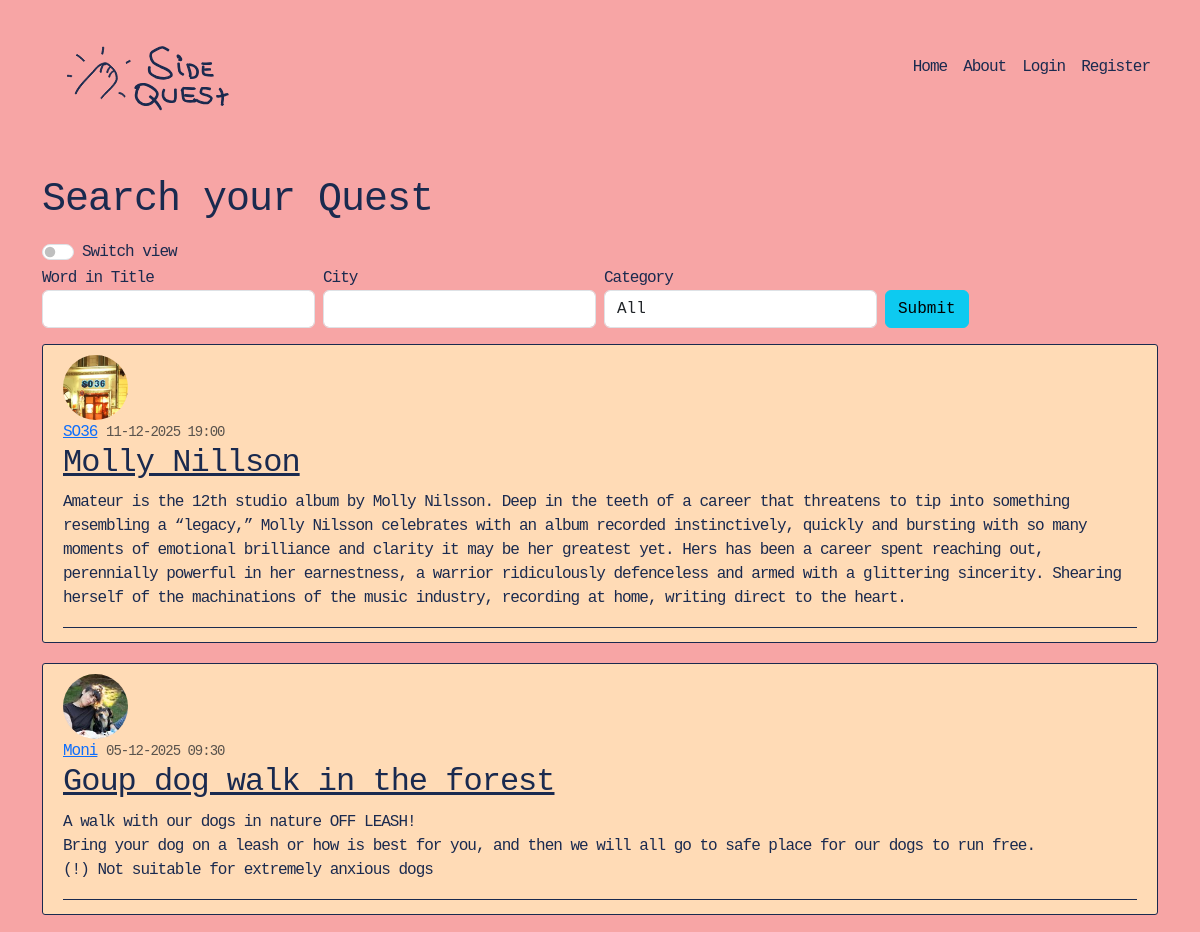
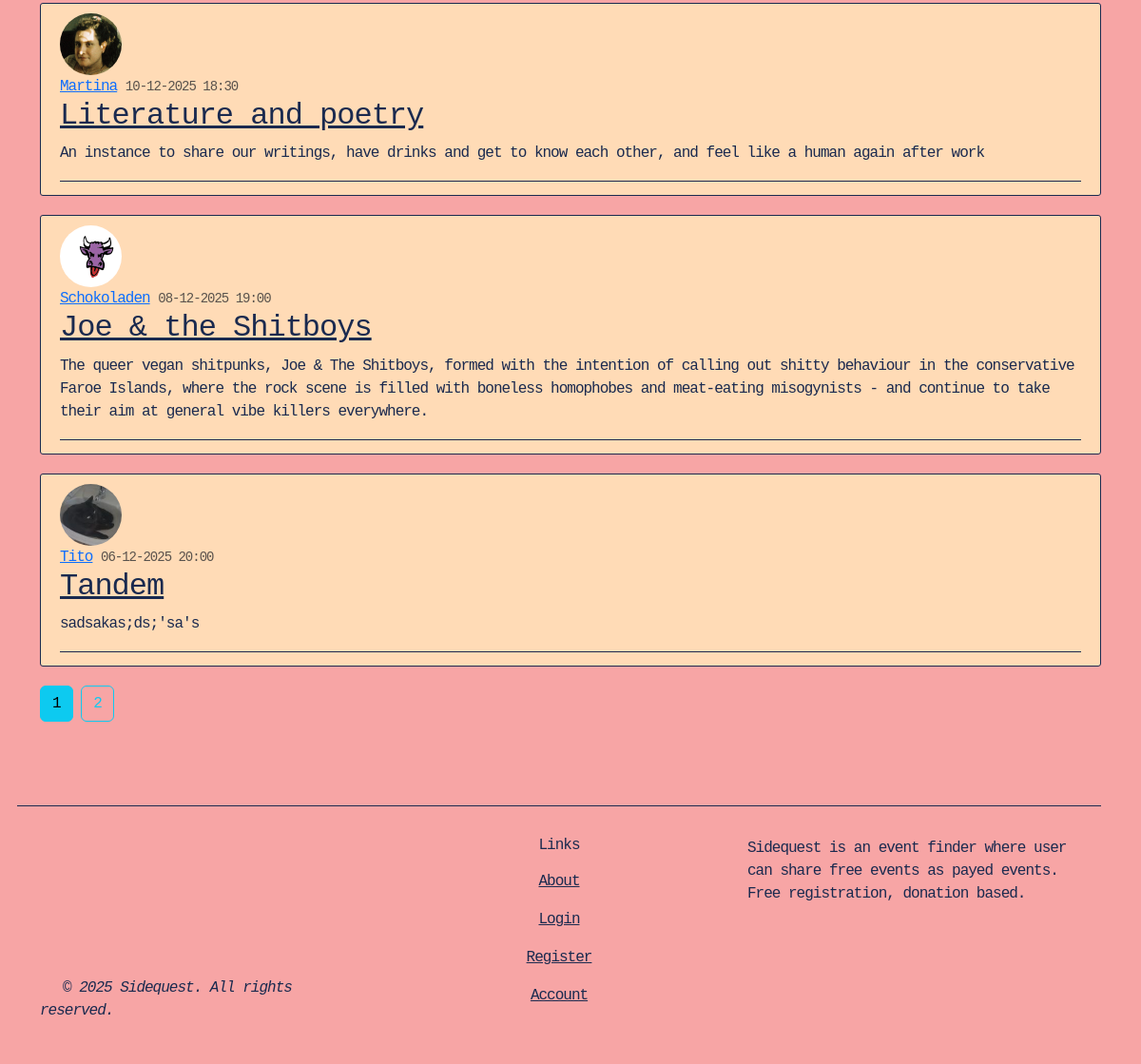
Page /home/ on the earlier database version (2 pictures, top to bottom).
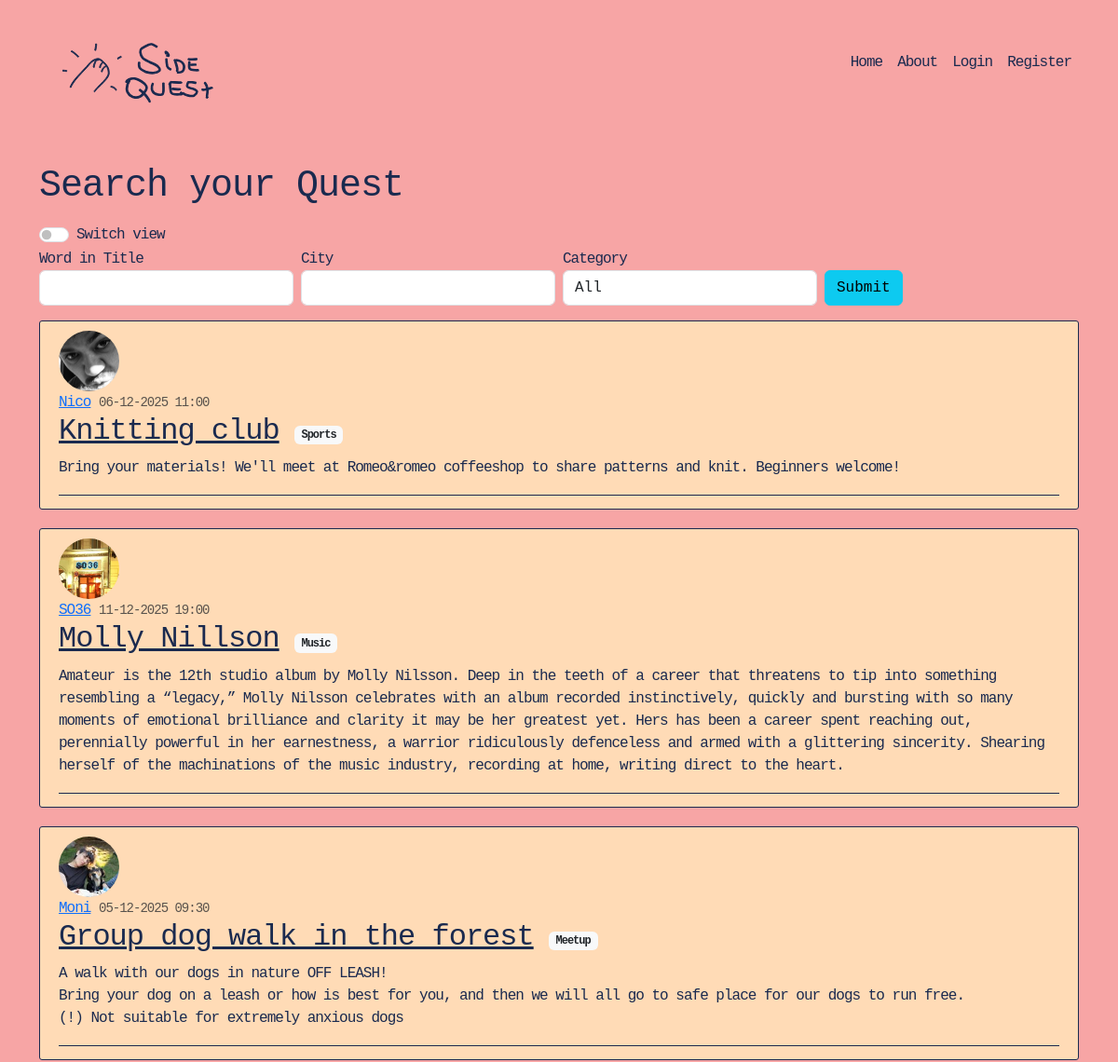
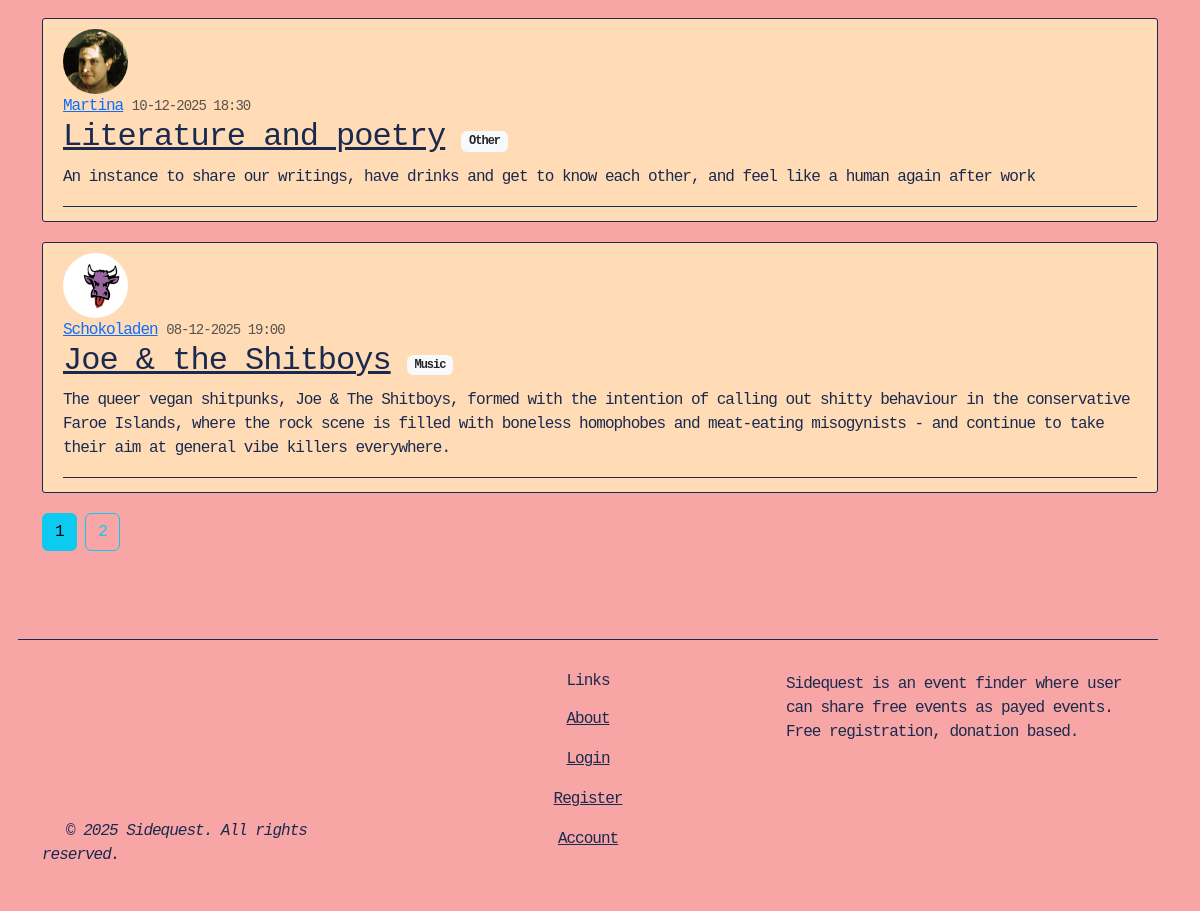
Same page on the later database version (2 pictures, top to bottom).
### event_finder/models.py (models this page shows, shortened)
class Post(db.Model):
    id = db.Column(db.Integer, primary_key=True)
    title = db.Column(db.String(100), nullable=False)
    address = db.Column(db.String(255), nullable=True)
    latitude = db.Column(db.Float, nullable=True)
    longitude = db.Column(db.Float, nullable=True)
    date_posted = db.Column(db.DateTime, nullable=False, default=datetime.utcnow)
    event_date = db.Column(db.DateTime, nullable=True)
    duration_minutes = db.Column(db.Integer, nullable=True)
    image = db.Column(db.String(20), nullable=True, default='event_default.jpg')
    content = db.Column(db.Text, nullable=False)
    user_id = db.Column(db.Integer, db.ForeignKey('user.id'),
                        name='fk_author',
                        nullable=False)
    category_id = db.Column(db.Integer,
                            db.ForeignKey('category.id'),
                            name='fk_post_category',
                            nullable=False)

class User(db.Model, UserMixin):
    id = db.Column(db.Integer, primary_key=True)
    username = db.Column(db.String(20), unique=True, nullable=False)
    email = db.Column(db.String(120), unique=True, nullable=False)
    image_file = db.Column(db.String(20), nullable=False, default='default.jpg')
    password = db.Column(db.String(60), nullable=False)
    posts = db.relationship('Post', backref='author', lazy=True)

class Category(db.Model):
    id = db.Column(db.Integer, primary_key=True)
    name = db.Column(db.String(20))
    posts = db.relationship('Post', backref='category', lazy=True)

### event_finder/routes.py (the view)
@app.route("/")
@app.route("/home/")
def home():
    view = request.args.get('view', 'list')
    form = PostFilterForm(request.args)
    query = Post.query
    if form:
        if form.title_word.data:
            query = query.filter(Post.title.ilike(f"%{form.title_word.data}%"))
        if form.city.data:
            query = query.filter(Post.address.ilike(f"%{form.city.data}%"))
        if form.category.data:
            query = query.filter_by(category_id=form.category.data)
    if view == "map":
            query = query.filter(Post.latitude != None, Post.longitude != None)
            posts = query.all()
            results = [
                {
                    "id": p.id,
                    "latitude": p.latitude,
                    "longitude": p.longitude,
                    "title": p.title,
                    "address": p.address,
                    "event_date": p.event_date,
                    "url": url_for('post', post_id=p.id)
                }
                for p in posts
            ]
    else:
        page = request.args.get('page', 1, type=int) #1 is the default value for 1. type is the accepted data type as an input
        results = query.order_by(Post.date_posted.desc()).paginate(page=page, per_page=5)
    return render_template('home.html', posts=results, view=view, form=form)

### event_finder/forms.py
class PostFilterForm(FlaskForm):
    title_word = StringField('Word in Title')
    city = StringField('City')
    category = SelectField(choices=[(0, 'All'),
        (7, 'Arts and crafts'),
        (2, 'Boardgames'),
        (3, 'Dancing'),
        (4, 'Demo'),
        (5, 'Food'),
        (6, 'Meetup'),
        (1, 'Music'),
        (8, 'Party'),
        (9, 'Soliparty'),
        (10, 'Sports'),
        (11, 'Tandem'),
        (12, 'Other')], coerce=int)
    submit = SubmitField()

### event_finder/templates/home.html (shortened to what this page needs)
{% extends "layout.html" %}
{% block content %}
    <div class="section pb-2">
        <h1>Search your Quest</h1>
    </div>
    <div class="form-check form-switch">
        <input class="form-check-input" type="checkbox" role="switch" id="viewSwitch" {% if view == 'map' %} checked {% endif %}>
        <label class="form-check-label" for="viewSwitch">Switch view</label>
    </div>
    <form method="GET" action="{{ url_for('home')}}">
         <div class="row g-2">
            <div class="col-md-3 ">
                {{ form.title_word.label(class="form-control-label") }}
                {{ form.title_word(class="form-control") }}
            </div>
            <div class="col-md-3 ">
                {{ form.city.label(class="form-control-label") }}
                {{ form.city(class="form-control") }}
            </div>
            <div class="col-md-3 ">
                {{ form.category.label(class="form-control-label") }}
                {{ form.category(class="form-control") }}
            </div>
            <div class="col-md-3 pt-4">
                {{ form.submit(class="btn btn-info") }}
            </div>
         </div>
    </form>
    {% if view == 'map' %}
    <div class="py-3">
        <div id="map"></div>
    </div>
        <script
            src="https://unpkg.com/leaflet@1.9.3/dist/leaflet.js">
        </script>
        <script>
            // Initialize map (centered at lat, lon with zoom level)
            const map = L.map('map').setView([52.519988698413464, 13.405002043621247], 11); //
            // Add OSM tile layer
            L.tileLayer('https://{s}.tile.openstreetmap.org/{z}/{x}/{y}.png', {
                attribution:
                    '&copy; <a href="https://www.openstreetmap.org/copyright">OpenStreetMap</a> contributors'
            }).addTo(map);
            const posts = {{ posts | tojson }};
            posts.forEach(post => {
                const lat = post.latitude;
                const lon = post.longitude;
                const title = post.title;
                const marker = L.marker([lat, lon])
                .addTo(map);
                marker.bindPopup(
                    `<h6>${title}</h6>
                    <p>${post.address}</p>
                    <small>${post.event_date}</small>`);
                marker.postData = post;
                marker.on('click', function(e) {
                    window.location.href = this.postData.url;
                });
                marker.on('mouseover', function(){
                    this.openPopup();
                });
                marker.on('mouseout', function(){
                    this.closePopup();
                });
            });
        </script>
    {% else %}
    <div class="py-3">
        {% for post in posts.items %}
            <article class="media content-section">
                <img class="rounded-circle article-img" src="{{ url_for('static', filename='profile_pics/' + post.author.image_file) }}">
                <div class="media-body">
                    <div class="article-metadata">
                        <a class="mr-2" href="{{url_for('user_posts', username=post.author.username)}}">{{ post.author.username }}</a>
                        <small class="text-muted">{{ post.event_date.strftime('%d-%m-%Y %H:%M')}}</small>
                        <div class="d-flex">
                            <h2><a class ="article-title pe-3" href="{{ url_for('post', post_id=post.id) }}">{{post.title}}</a></h2>
                            <span class="badge bg-light text-dark align-self-center">{{ post.category.name }}</span>
                        </div>
                        <p class="article-content">{{ post.content }}</p>
                    </div>
                </div>
        </article>
        {% endfor %}
        {% for page_num in posts.iter_pages(left_edge=1, right_edge=1, left_current=1, right_current=1) %}
            {% if page_num%}
                {% if posts.page == page_num %}
                    <a class="btn btn-info mb-4" href="{{ url_for('home', page=page_num)}}">{{ page_num }}</a>
                {% else %}
                    <a class="btn btn-outline-info mb-4" href="{{ url_for('home', page=page_num)}}">{{ page_num }}</a>
                {% endif %}
            {% else %}
                ...
            {% endif %}
        {% endfor %}
    {% endif %}
    </div>
{% endblock content %}

### event_finder/templates/layout.html (shortened to what this page needs)
<!DOCTYPE html>
<html>
    <head>
        <link href="https://cdn.jsdelivr.net/npm/bootstrap@5.3.8/dist/css/bootstrap.min.css" rel="stylesheet">
        <link rel="stylesheet" type="text/css" href="{{ url_for('static', filename='main.css') }}">
        <link
        rel="stylesheet"
        href="https://unpkg.com/leaflet@1.9.3/dist/leaflet.css"
    />
    </head>
    <body>
        <header class="site-header">
            <nav class="navbar navbar-expand-md navbar-light navbar-bg fixed-top">
                <div class="container d-flex justify-content-between align-items-center">
                    <a class="navbar-brand mr-4 pt-3 px-3" href="/"><img src="../static/SideQuest2.svg" alt="site logo" class=" "></a>
                    <div class="collapse navbar-collapse" id="navbarToggle">
                        <div class="navbar-nav ms-auto">
                        {% if current_user.is_authenticated %}
                            <a class="nav-item nav-link" href="{{url_for('new_post')}}">New Event</a>
                            <a class="nav-item nav-link" href="{{url_for('account')}}">Account</a>
                            <a class="nav-item nav-link" href="{{url_for('about')}}">About</a>
                            <a class="nav-item nav-link" href="{{url_for('logout')}}">Logout</a>
                            {% else %}
                            <a class="nav-item nav-link" href="{{url_for('home')}}">Home</a>
                            <a class="nav-item nav-link" href="{{url_for('about')}}">About</a>
                            <a class="nav-item nav-link" href="{{url_for('login')}}">Login</a>
                            <a class="nav-item nav-link" href="{{url_for('register')}}">Register</a>
                        {% endif %}
                        </div>
                    </div>
                </div>
            </nav>
        </header>
        <main role="main" class="container pt-5">
        <div class="row pt-5">
            <div class="col">
            {% block content %}{% endblock %}
            </div>
        <footer class="w-100 footer my-5 py-3 row flex-row justify-content-between">
                <div class="col align-content-end">
                    <span class="fst-italic fs-6 fw-light mt-5 ms-4">© 2025 Sidequest. All rights reserved.</span>
                </div>
                <ul class="list-unstyled col text-center mt-3">
                    <li class="mb-3"><h6>Links</h6></li>
                    <li class="mb-3"><a class="fs-6 footer-link" href="{{url_for('about')}}">About</a></li>
                    <li class="mb-3"><a class="fs-6 footer-link" href="{{url_for('login')}}">Login</a></li>
                    <li class="mb-3"><a class="fs-6 footer-link" href="{{url_for('register')}}">Register</a></li>
                    <li class=""><a class="fs-6 footer-link" href="{{url_for('account')}}">Account</a></li>
                </ul>
                <div class="col mt-3">
                    <p>
                        Sidequest is an event finder where user can share free events as payed events.
                        Free registration, donation based.
                    </p>
                </div>
        </footer>
        </div>
        </main>
    </body>
</html>

### event_finder/static/main.css (style rules this page uses)
body { background: #F7A5A5; color: #1A2A4F; margin-top: 5rem; font-family: 'Courier New', Courier, monospace; letter-spacing: -1px; }
h1, h2, h3, h4, h5, h6 { color: #1A2A4F; }
.navbar-brand img { max-width: 180px; height: auto; }
.navbar-bg { background-color: #F7A5A5; }
.site-header .navbar-nav .nav-link { color: #1A2A4F; }
.content-section { background: #FFDBB6; padding: 10px 20px; border: 1px solid #1A2A4F; border-radius: 3px; margin-bottom: 20px; }
.article-title { color: #1A2A4F; }
.article-content { white-space: pre-line; }
.article-img { height: 65px; width: 65px; margin-right: 16px; }
.article-metadata { padding-bottom: 1px; margin-bottom: 4px; border-bottom: 1px solid #1A2A4F }
.footer { border-top: 1px solid #1A2A4F; }
.footer .footer-link { color:#1A2A4F; }

Differences in the rows shown:
no longer on this page (row unchanged): Post: image_file (picture), author.username "Tito", event_date "06-12-2025 20:00", title "Tandem", content "sadsakas;ds;'sa's"
added Post: image_file (picture), author.username "Nico", event_date "06-12-2025 11:00", title "Knitting club", category.name "Sports", content "Bring your materials! We'll meet at Romeo&romeo coffeeshop to share patterns and knit. Beginners welcome!"
changed Post "Molly Nillson": category.name (not shown) → "Music"
changed Post "Moni": title "Goup dog walk in the forest" → "Group dog walk in the forest"; category.name (not shown) → "Meetup"
shown differently, row unchanged: Post "Literature and poetry": category.name (not shown) → "Other"
changed Post "Joe & the Shitboys": category.name (not shown) → "Music"
